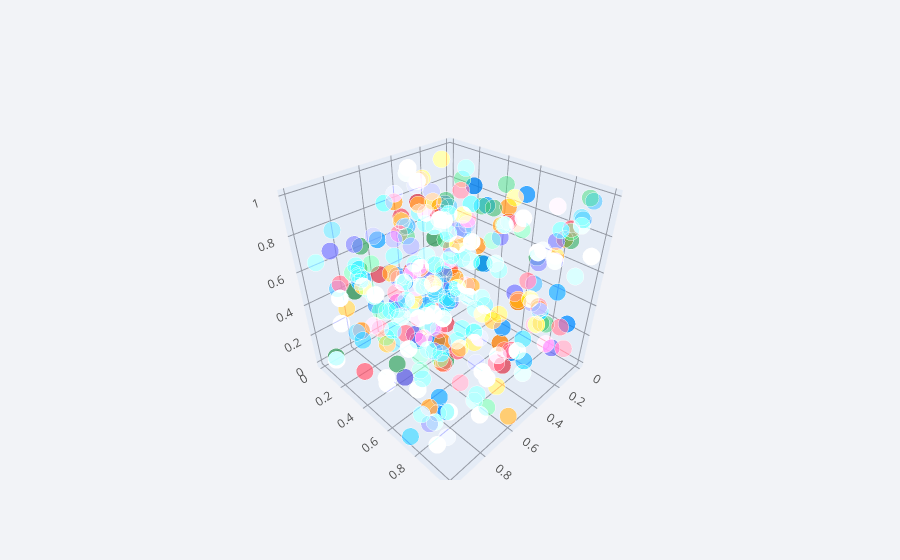

The notebook cell this image was saved under:
### Code cell
df.iplot(x = 'a', y = 'b', z = 'c', kind = "scatter3d")

### Figure 1 — Plotly figure (JSON) as saved in the notebook; plotly's stock layout.template omitted (floating-point values rounded to 4 significant figures; data arrays with more than 128 entries replaced by an {"elided": "..."} marker saying what was removed)
{"data": [{"marker": {"color": {"elided": "300 str values"}, "opacity": 0.8, "size": {"elided": "300 int values"}, "symbol": "circle"}, "mode": "markers", "text": {"elided": "300 str values"}, "type": "scatter3d", "x": {"elided": "300 float values"}, "y": {"elided": "300 float values"}, "z": {"elided": "300 float values"}}], "layout": {"legend": {"bgcolor": "#F2F3F7", "font": {"color": "#505050"}}, "paper_bgcolor": "#F2F3F7", "plot_bgcolor": "#F2F3F7", "scene": {"xaxis": {"gridcolor": "#9499A3", "showgrid": true, "tickfont": {"color": "#505050"}, "title": {"font": {"color": "#505050"}, "text": ""}, "zerolinecolor": "#9499A3"}, "yaxis": {"gridcolor": "#9499A3", "showgrid": true, "tickfont": {"color": "#505050"}, "title": {"font": {"color": "#505050"}, "text": ""}, "zerolinecolor": "#9499A3"}, "zaxis": {"gridcolor": "#9499A3", "showgrid": true, "tickfont": {"color": "#505050"}, "title": {"font": {"color": "#505050"}, "text": ""}, "zerolinecolor": "#9499A3"}}, "title": {"font": {"color": "#484848"}}}}
